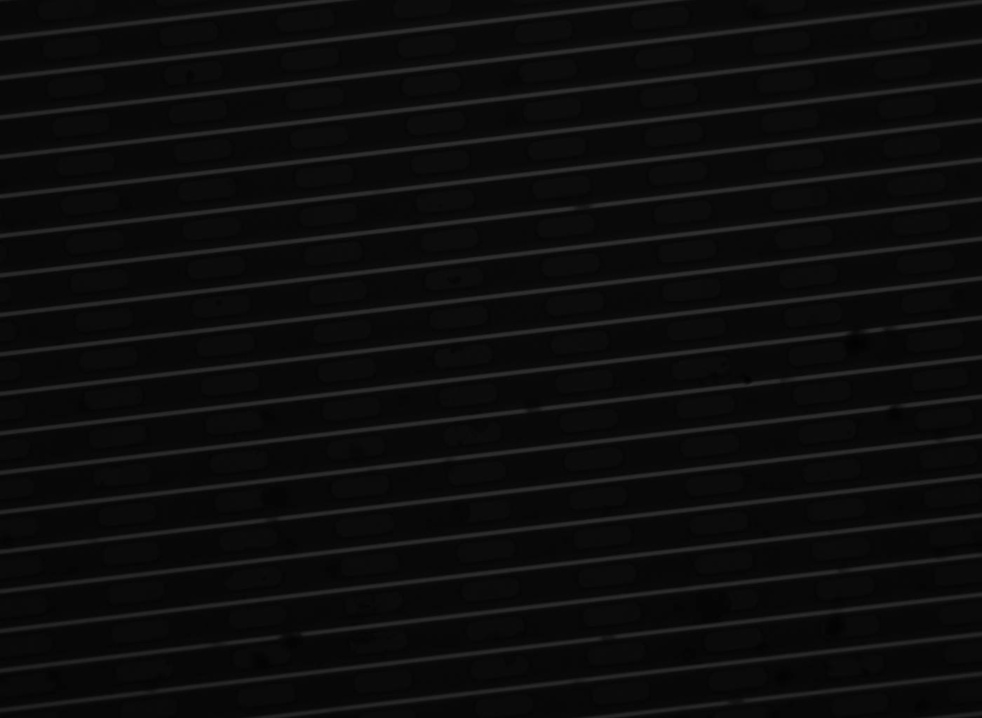
%> input picture Images/11V200us.jpg, 982 x 718 px, shrunk from 1400 x 1024 before the run
$ octave EveningOutLighting.m   (GNU Octave 9; MATLAB toolbox functions it lacks are replaced by stand-ins)
%> lines starting %> are read from the running program, lines starting %| are printed output that depends on the picture; in (x1, y1, x2, y2) boxes, pixels count from 0 and x2, y2 are one past the last pixel; in counts of white or black regions, pixels touching at a corner belong together; the program's own positions count from 1
### ReadImageFromWorkspace.m
function [Image] = ReadImageFromWorkspace(ImageTitle)
%> called with ImageTitle = '11V200us.jpg'

Image = imread(ImageTitle);
%> Image is the input picture: size 718x982 uint8; min 0, max 50, mean 12.5


end

### HistogramEqualization.m
function [ PhotoAfterHistogramEqualization ] = RunHistogramEqualization( OriginalPhoto )
    PhotoAfterHistogramEqualization = histeq(OriginalPhoto);
end

### ContrastStretching.m
function [ OutputImage] = ContrastStretching( InputImage )
    OutputImage = imadjust(InputImage);
end

### DisplayImage.m
function [ ] = DisplayImage( Image )

imshow(Image)

end

### EveningOutLighting.m
close all

CameraPhoto = ReadImageFromWorkspace('11V200us.jpg');
figure('Name', 'Raw Image');
DisplayImage(CameraPhoto);

figure('Name', 'Histogram of the Raw Image');
imhist(CameraPhoto);
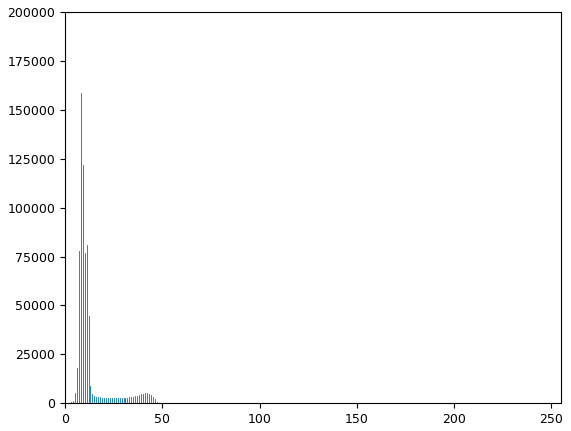
%> figure redrawn from the program's plot data; highest point at x = 8, y = 158733

figure('Name','Photo After Histogram Equalization')
PhotoAfterHistogramEqualization = HistogramEqualization(CameraPhoto);
%> in RunHistogramEqualization, `PhotoAfterHistogramEqualization = histeq(OriginalPhoto);`:
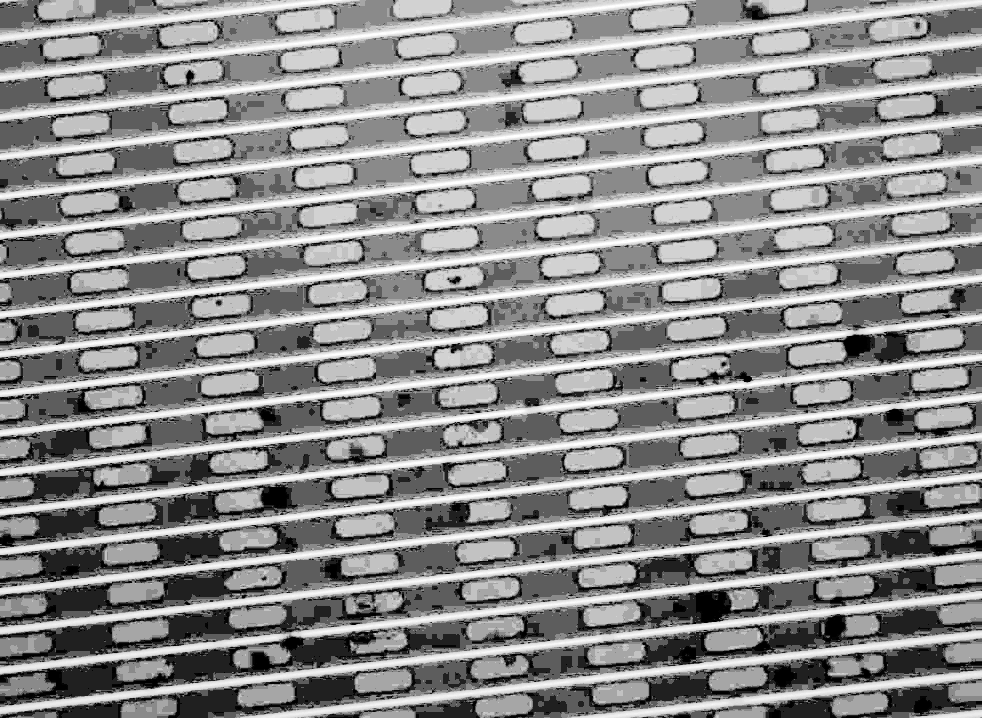
%> PhotoAfterHistogramEqualization: size 718x982 uint8; min 0, max 255, mean 141.7
DisplayImage(PhotoAfterHistogramEqualization);

figure('Name','Histogram After Histogram Equalization')
imhist(PhotoAfterHistogramEqualization);
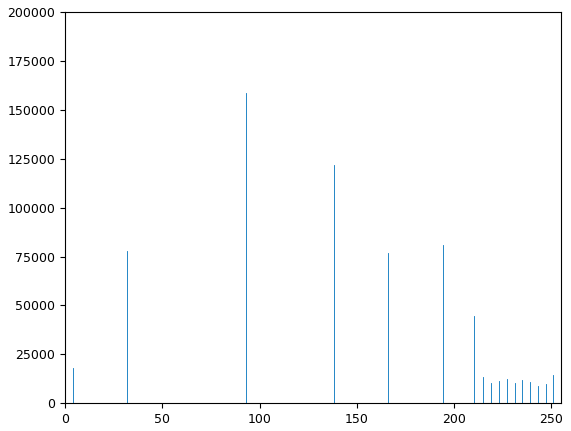
%> figure redrawn from the program's plot data; highest point at x = 93, y = 158733

figure('Name','Photo After Histogram Equalization then Contrast Adjustment')
PhotoAfterContrastAdjustment = ContrastStretching(PhotoAfterHistogramEqualization);
DisplayImage(PhotoAfterContrastAdjustment);

figure('Name','Photo After Histogram Equalization then Thresholding')
PhotoAfterLocallyAdaptiveThresholding = imbinarize(PhotoAfterHistogramEqualization);
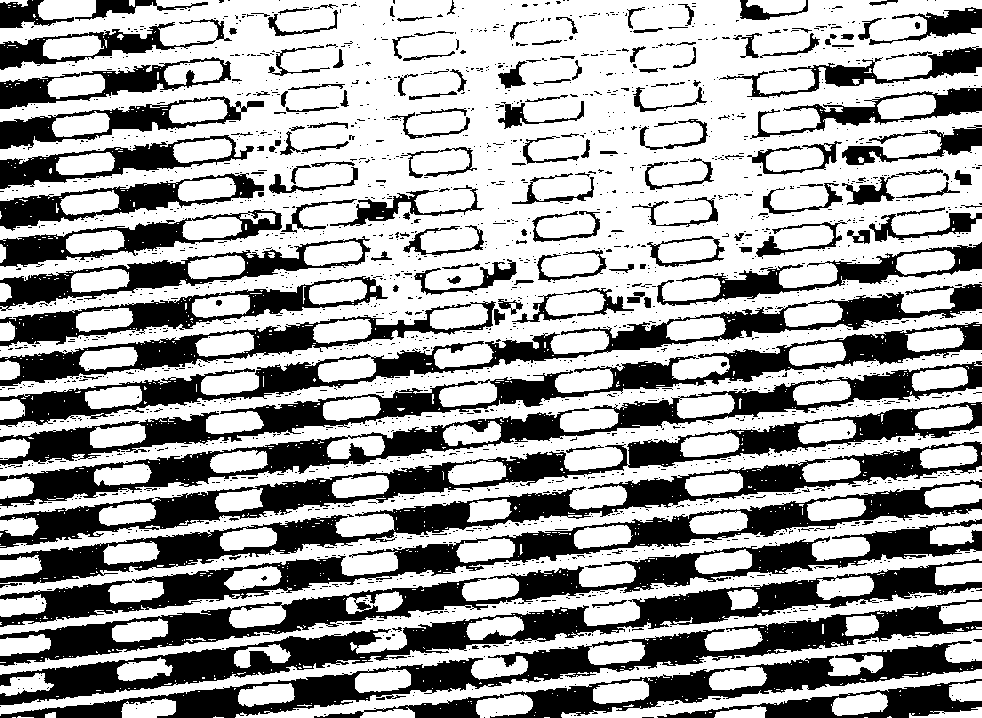
%> PhotoAfterLocallyAdaptiveThresholding: size 718x982 logical; 62.9% white; 2131 black regions (1945 under 20 px), largest, box (x1, y1, x2, y2) and area: (0, 559, 982, 705) 20744, (0, 519, 982, 666) 19000, (0, 441, 982, 584) 17996
DisplayImage(PhotoAfterLocallyAdaptiveThresholding);

figure('Name','Photo After Histogram Equalization then Locally Adaptive Thresholding then a 3x3 Averaging Filter')
PhotoAfter_3x3_AveragingFilter = filter2(fspecial('average',3), PhotoAfterLocallyAdaptiveThresholding);
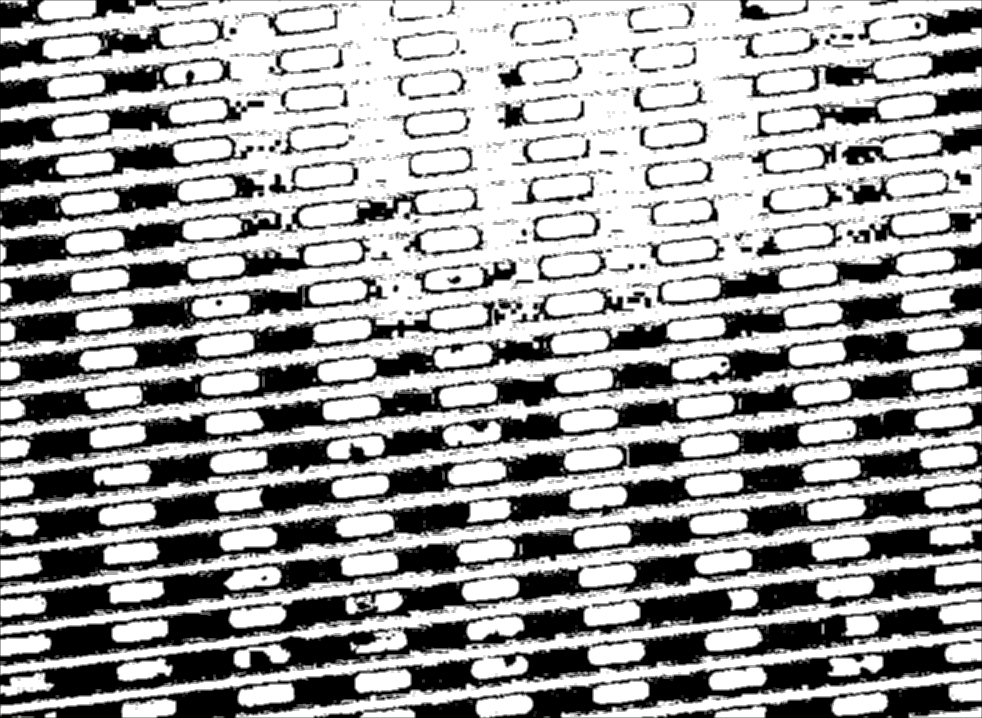
%> PhotoAfter_3x3_AveragingFilter: size 718x982 double; min 0, max 1, mean 0.628
DisplayImage(PhotoAfter_3x3_AveragingFilter);

$ run again, with Images/[0.2,60] Quad LED with helping hands.bmp saved as Images/11V200us.jpg
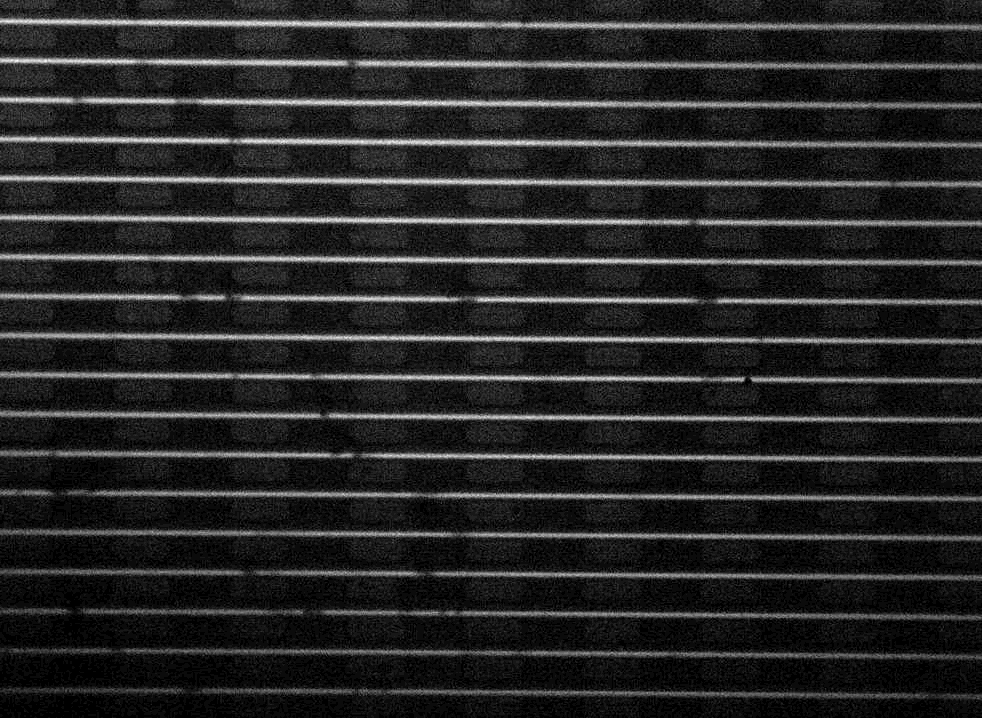
%> input picture Images/[0.2,60] Quad LED with helping hands.bmp, 982 x 718 px, shrunk from 1400 x 1024 before the run
%> in ReadImageFromWorkspace, Image is the input picture: size 718x982 uint8; min 0, max 22, mean 3.3
%> `PhotoAfterLocallyAdaptiveThresholding = imbinarize(PhotoAfterHistogram..`:
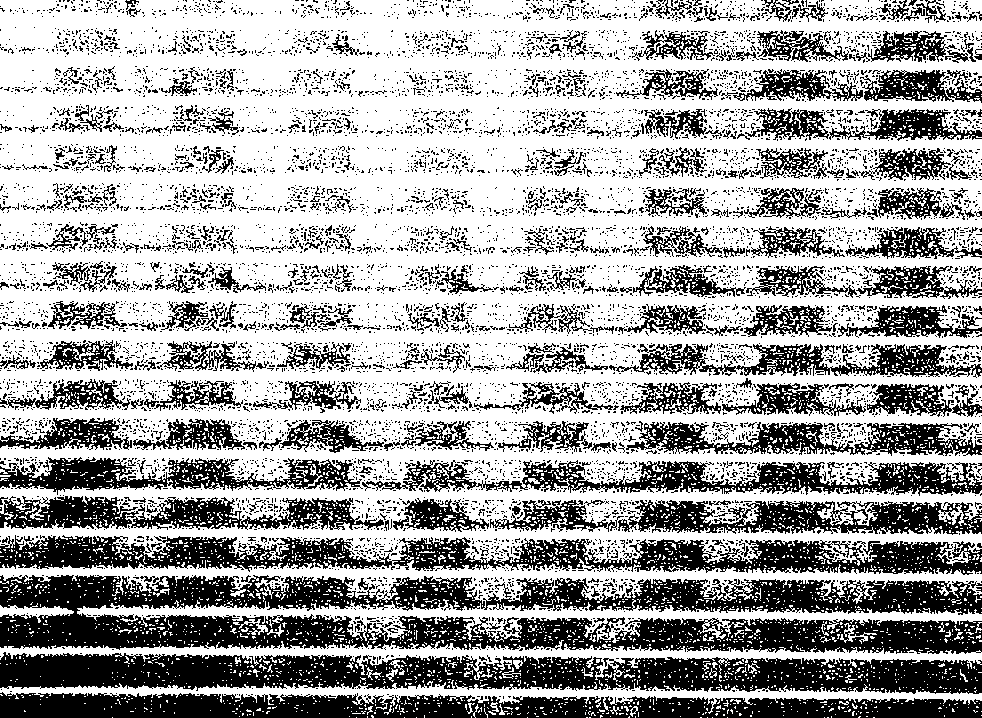
%> PhotoAfterLocallyAdaptiveThresholding: size 718x982 logical; 63.9% white; 8949 black regions (8452 under 20 px), largest, box (x1, y1, x2, y2) and area: (0, 575, 982, 654) 45692, (0, 652, 982, 694) 26548, (0, 535, 982, 575) 18967
%> `PhotoAfter_3x3_AveragingFilter = filter2(fspecial('average',3), PhotoA..`:
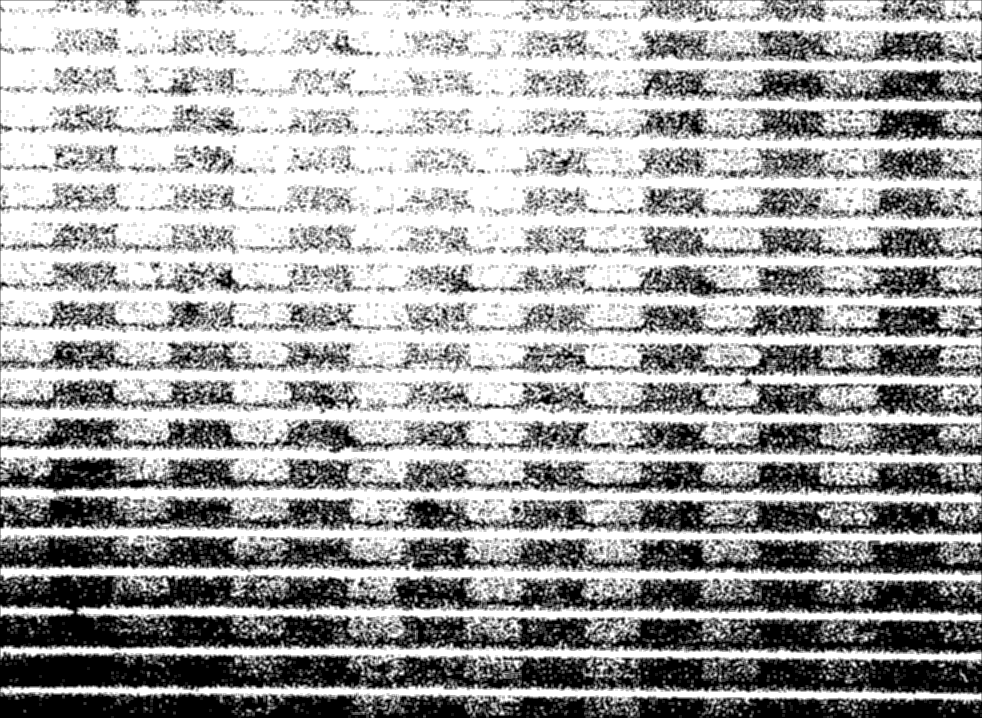
%> PhotoAfter_3x3_AveragingFilter: size 718x982 double; min 0, max 1, mean 0.639

$ run again, with Images/[0.8,21].bmp saved as Images/11V200us.jpg
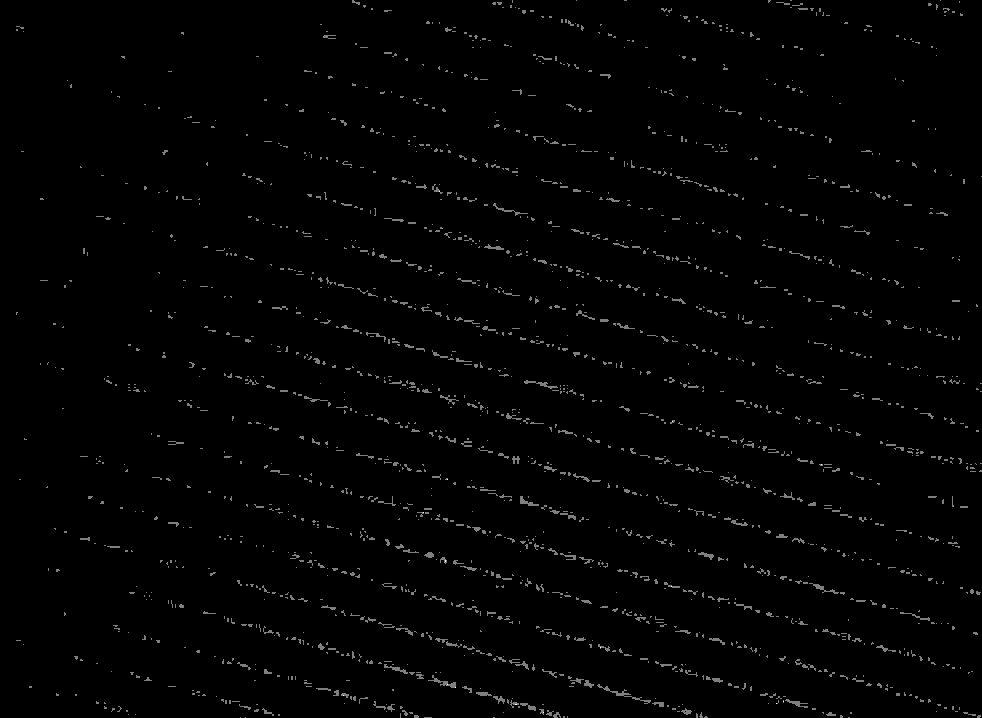
%> input picture Images/[0.8,21].bmp, 982 x 718 px, shrunk from 1400 x 1024 before the run
%> in ReadImageFromWorkspace, Image is the input picture: size 718x982 uint8; min 0, max 2, mean 0.0235
%> `imhist(CameraPhoto);`:
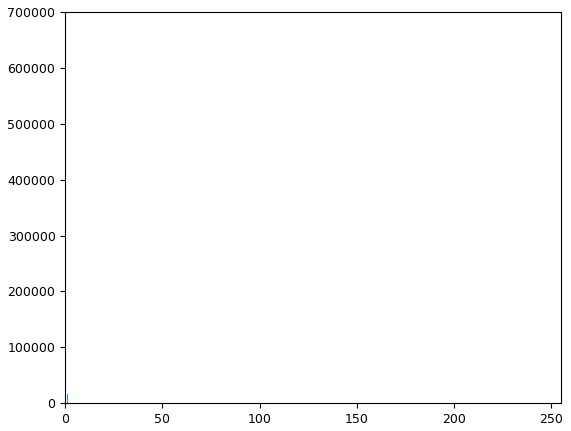
%> figure redrawn from the program's plot data; highest point at x = 0, y = 688544
%> in RunHistogramEqualization, `PhotoAfterHistogramEqualization = histeq(OriginalPhoto);`:
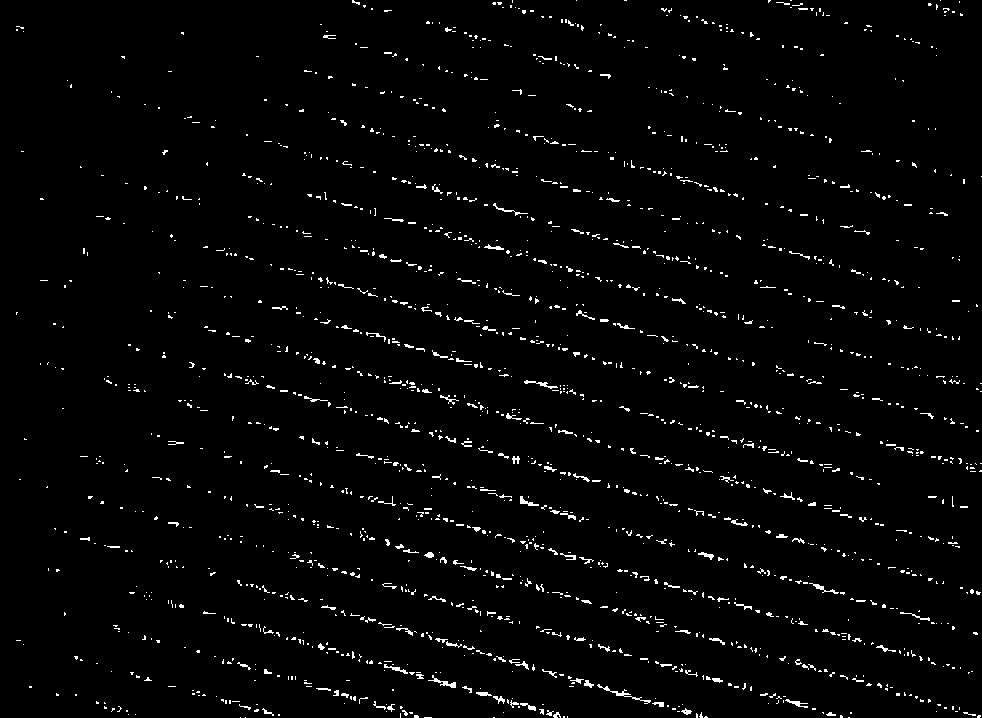
%> PhotoAfterHistogramEqualization: size 718x982 uint8; values 247 (black) and 255 (white), 2.3% white in thin lines or dots
%> OutputImage: size 718x982 uint8; 2.3% white in thin lines or dots
%> PhotoAfterLocallyAdaptiveThresholding: size 718x982 logical; 2.3% white in thin lines or dots
